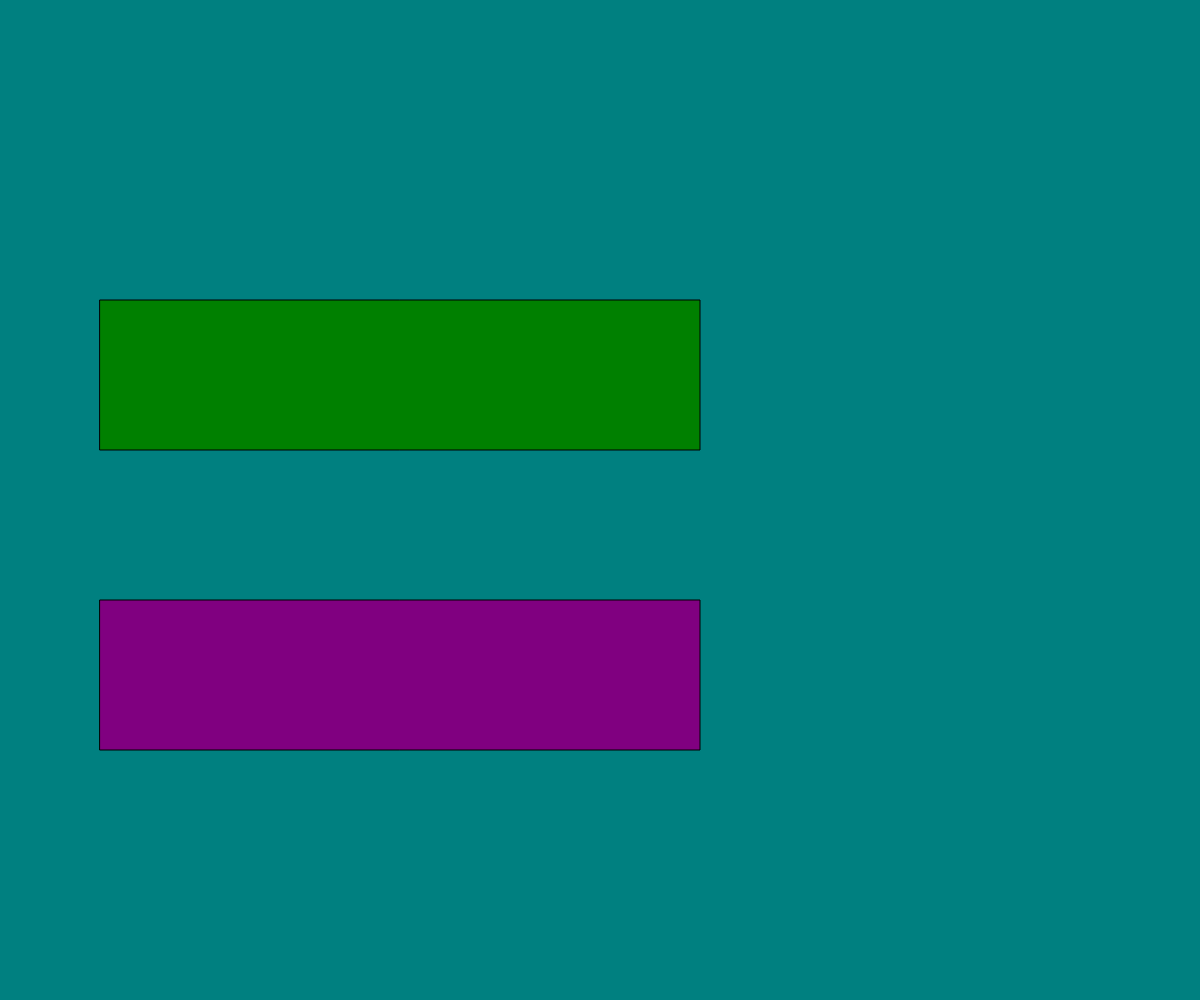
Frame 1 (no input)
Frame 60 (no input): identical to frame 1, image omitted
Frame 120 (the mouse pressed at the canvas centre since frame 60): identical to frame 1, image omitted

The p5.js sketch that drew this single still picture (run headless with seeded random() and noise() and a simulated clock; from frame 60 on, the mouse is pressed at the canvas centre):

// p5.js sketch
// ── sketch.js
// OOP Button

let bgButton;
let shapeButton;
let backgroundColor = "teal";
let isShapeDisplayed = false;

function setup() {
  createCanvas(windowWidth, windowHeight);
  bgButton = new Button(100, 300, 600, 150, "red", "green");
  shapeButton = new Button(100, 600, 600, 150, "yellow", "purple");
}

function draw() {
  background(backgroundColor);
  bgButton.display();
  shapeButton.display();

  if (isShapeDisplayed) {
    fill("black");
    circle(600, 200, 100);
  }
}

function mousePressed() {
  if (bgButton.isHover(mouseX, mouseY)) {
    backgroundColor = "pink";
  }
  if (shapeButton.isHover(mouseX, mouseY)) {
    isShapeDisplayed = !isShapeDisplayed;
  }
}

class Button {
  constructor(x, y, buttonWidth, buttonHeight, hoverColor, notHoverColor) {
    this.x = x;
    this.y = y;
    this.width = buttonWidth;
    this.height = buttonHeight;
    this.notHoverColor = notHoverColor;
    this.hoverColor = hoverColor;
  }

  display() {
    if (this.isHover(mouseX, mouseY)) {
      fill(this.hoverColor);
    }
    else {
      fill(this.notHoverColor);
    }
    rect(this.x, this.y, this.width, this.height);
  }

  isHover(x, y) {
    return x >= this.x && x <= this.x + this.width &&
           y >= this.y && y <= this.y + this.height;
  }
}
